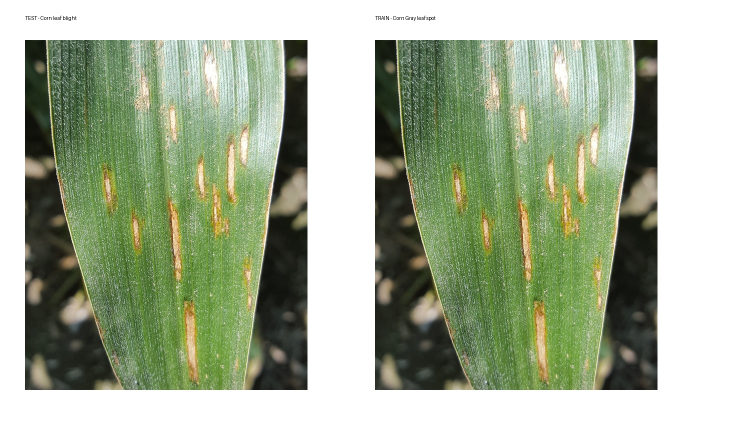
#> input picture datasets/reports/group_50_review.jpg, 1500 x 850 px, given in place of Tomato leaf bacterial spot (9).jpg, which was not available (shown at 1/2 size)
$ python review_group_16.py
#> lines starting #> are read from the running program, lines starting #| are printed output that depends on the picture; pictures that were not available may be replaced by others from this repository, and a replacement may not be noted
from pathlib import Path
from PIL import Image, ImageDraw

PROJECT_ROOT = Path(__file__).resolve().parents[2]

IMAGE_A = (
    PROJECT_ROOT
    / "datasets/raw/PlantDoc/test/"
    / "Tomato leaf bacterial spot/"
    / "Tomato leaf bacterial spot (9).jpg"
)

IMAGE_B = (
    PROJECT_ROOT
    / "datasets/raw/PlantDoc/train/"
    / "Tomato Septoria leaf spot/"
    / "Tomato Septoria leaf spot (109).jpg"
)

OUTPUT = (
    PROJECT_ROOT
    / "datasets/reports/group_16_review.jpg"
)


def load_image(path):
    image = Image.open(path).convert("RGB")
#> image is the input picture: PIL image 1500x850 RGB; mean R, G, B 165.6, 176.6, 152.3
    image.thumbnail((700, 700))
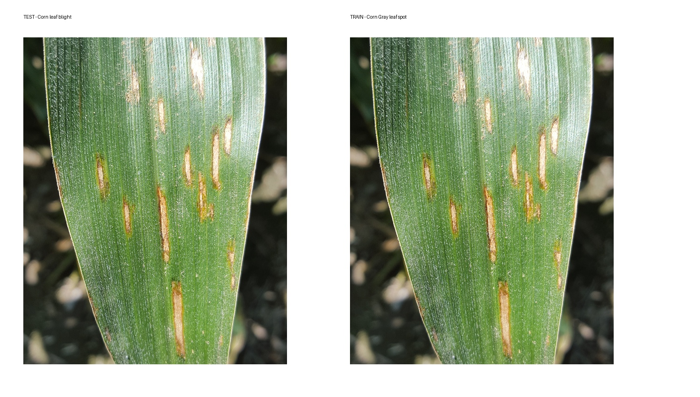
#> image: PIL image 700x397 RGB; mean R, G, B 165.6, 176.6, 152.3
    return image


def main():

    image_a = load_image(IMAGE_A)
    image_b = load_image(IMAGE_B)
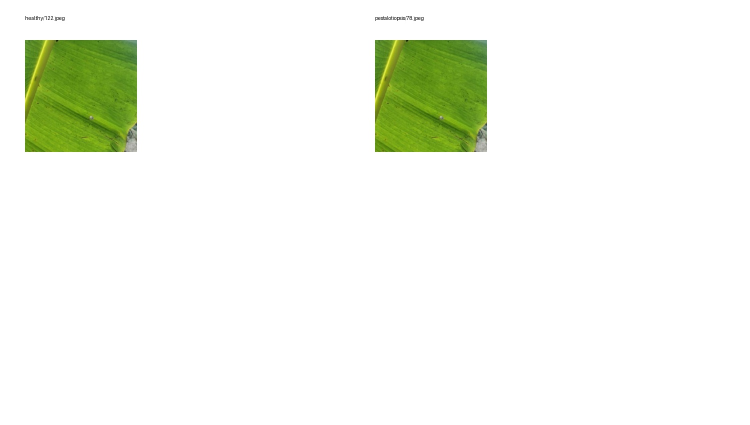
#> input picture datasets/reports/group_54_review.jpg, 1500 x 850 px, given in place of Tomato Septoria leaf spot (109).jpg, which was not available (shown at 1/2 size)
#> in load_image, image is the input picture: PIL image 1500x850 RGB; mean R, G, B 243.1, 246.7, 237.2
#> in load_image (call 2), `image.thumbnail((700, 700))`:
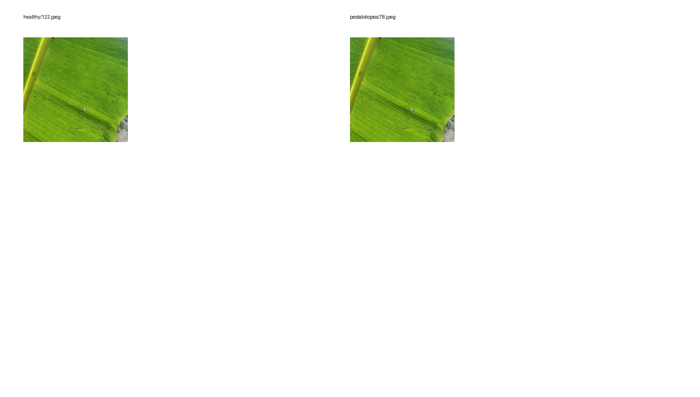
#> image: PIL image 700x397 RGB; mean R, G, B 243.1, 246.7, 237.2

    sheet = Image.new(
        "RGB",
        (1500, 850),
        "white",
    )
#> sheet: PIL image 1500x850 RGB; every value is 255

    draw = ImageDraw.Draw(sheet)

    sheet.paste(image_a, (50, 80))
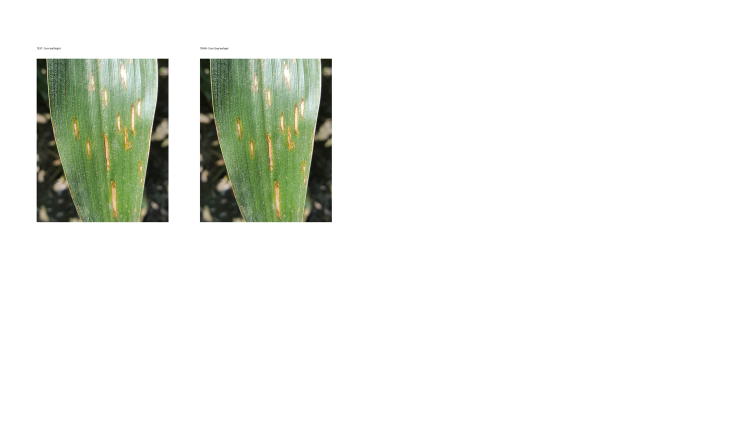
#> sheet: PIL image 1500x850 RGB (shown at 1/2 size); mean R, G, B 235.5, 237.9, 232.6
    sheet.paste(image_b, (750, 80))

    draw.text(
        (50, 30),
        "TEST - Tomato leaf bacterial spot",
        fill="black",
    )

    draw.text(
        (750, 30),
        "TRAIN - Tomato Septoria leaf spot",
        fill="black",
    )

    sheet.save(
        OUTPUT,
        quality=95,
    )
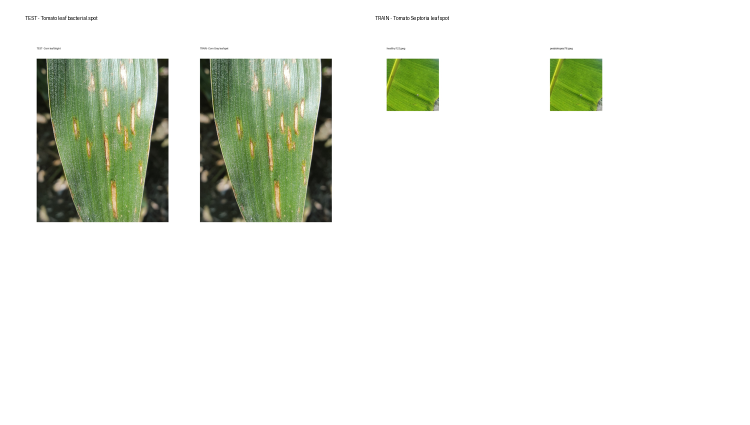
#> saved as group_16_review.jpg: PIL image 1500x850 RGB (shown at 1/2 size); mean R, G, B 232.8, 236, 228.6

    print(f"Created: {OUTPUT}")


if __name__ == "__main__":
    main()
